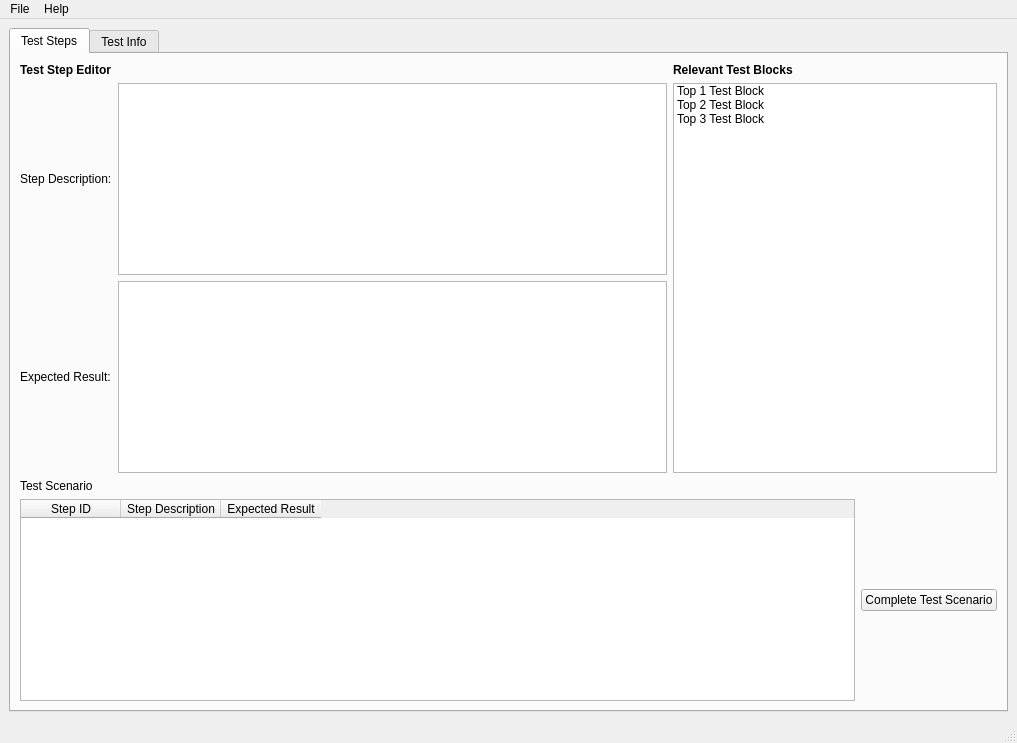
<?xml version="1.0" encoding="UTF-8"?>
<ui version="4.0">
 <class>MainWindow</class>
 <widget class="QMainWindow" name="MainWindow">
  <property name="geometry">
   <rect>
    <x>0</x>
    <y>0</y>
    <width>1017</width>
    <height>743</height>
   </rect>
  </property>
  <property name="windowTitle">
   <string>Test Scenario Automation</string>
  </property>
  <widget class="QWidget" name="centralwidget">
   <layout class="QVBoxLayout" name="verticalLayout_2">
    <item>
     <widget class="QTabWidget" name="tabWidget">
      <property name="currentIndex">
       <number>0</number>
      </property>
      <widget class="QWidget" name="testStepsBlocksTab">
       <attribute name="title">
        <string>Test Steps</string>
       </attribute>
       <layout class="QVBoxLayout" name="verticalLayout_9">
        <item>
         <layout class="QHBoxLayout" name="horizontalLayout_3" stretch="2,1">
          <property name="sizeConstraint">
           <enum>QLayout::SetDefaultConstraint</enum>
          </property>
          <item>
           <layout class="QGridLayout" name="gridLayout">
            <property name="sizeConstraint">
             <enum>QLayout::SetMinAndMaxSize</enum>
            </property>
            <item row="1" column="0">
             <widget class="QLabel" name="label">
              <property name="text">
               <string>Step Description:</string>
              </property>
             </widget>
            </item>
            <item row="2" column="0">
             <widget class="QLabel" name="label_2">
              <property name="text">
               <string>Expected Result:</string>
              </property>
             </widget>
            </item>
            <item row="2" column="1">
             <widget class="QPlainTextEdit" name="plainTextEdit_2"/>
            </item>
            <item row="0" column="0">
             <widget class="QLabel" name="label_4">
              <property name="font">
               <font>
                <weight>75</weight>
                <bold>true</bold>
               </font>
              </property>
              <property name="text">
               <string>Test Step Editor</string>
              </property>
             </widget>
            </item>
            <item row="1" column="1">
             <widget class="QPlainTextEdit" name="plainTextEdit"/>
            </item>
           </layout>
          </item>
          <item>
           <layout class="QVBoxLayout" name="relevantTestBlocksVerticalLayout">
            <property name="sizeConstraint">
             <enum>QLayout::SetMinimumSize</enum>
            </property>
            <item>
             <widget class="QLabel" name="label_3">
              <property name="font">
               <font>
                <weight>75</weight>
                <bold>true</bold>
               </font>
              </property>
              <property name="text">
               <string>Relevant Test Blocks</string>
              </property>
             </widget>
            </item>
            <item>
             <widget class="QListWidget" name="listWidget">
              <item>
               <property name="text">
                <string>Top 1 Test Block</string>
               </property>
              </item>
              <item>
               <property name="text">
                <string>Top 2 Test Block</string>
               </property>
              </item>
              <item>
               <property name="text">
                <string>Top 3 Test Block</string>
               </property>
              </item>
             </widget>
            </item>
           </layout>
          </item>
         </layout>
        </item>
        <item>
         <layout class="QVBoxLayout" name="verticalLayout_8">
          <item>
           <widget class="QLabel" name="label_5">
            <property name="text">
             <string>Test Scenario</string>
            </property>
           </widget>
          </item>
          <item>
           <layout class="QHBoxLayout" name="horizontalLayout">
            <item>
             <widget class="QTableWidget" name="tableWidget_2">
              <attribute name="horizontalHeaderVisible">
               <bool>true</bool>
              </attribute>
              <attribute name="horizontalHeaderCascadingSectionResizes">
               <bool>true</bool>
              </attribute>
              <attribute name="horizontalHeaderDefaultSectionSize">
               <number>100</number>
              </attribute>
              <attribute name="horizontalHeaderHighlightSections">
               <bool>false</bool>
              </attribute>
              <attribute name="horizontalHeaderMinimumSectionSize">
               <number>68</number>
              </attribute>
              <attribute name="horizontalHeaderShowSortIndicator" stdset="0">
               <bool>false</bool>
              </attribute>
              <attribute name="horizontalHeaderStretchLastSection">
               <bool>false</bool>
              </attribute>
              <column>
               <property name="text">
                <string>Step ID</string>
               </property>
              </column>
              <column>
               <property name="text">
                <string>Step Description</string>
               </property>
              </column>
              <column>
               <property name="text">
                <string>Expected Result</string>
               </property>
              </column>
             </widget>
            </item>
            <item>
             <widget class="QPushButton" name="pushButton_2">
              <property name="text">
               <string>Complete Test Scenario</string>
              </property>
             </widget>
            </item>
           </layout>
          </item>
         </layout>
        </item>
       </layout>
      </widget>
      <widget class="QWidget" name="testInfoReqsTab">
       <attribute name="title">
        <string>Test Info</string>
       </attribute>
       <layout class="QVBoxLayout" name="verticalLayout_7">
        <item>
         <layout class="QVBoxLayout" name="verticalLayout_4">
          <item>
           <layout class="QVBoxLayout" name="verticalLayout_5">
            <item>
             <widget class="QLabel" name="label_8">
              <property name="text">
               <string>Test Scenario Information</string>
              </property>
             </widget>
            </item>
            <item>
             <layout class="QFormLayout" name="formLayout_2">
              <property name="fieldGrowthPolicy">
               <enum>QFormLayout::AllNonFixedFieldsGrow</enum>
              </property>
              <item row="0" column="0">
               <widget class="QLabel" name="testIDLabel_2">
                <property name="text">
                 <string>ID</string>
                </property>
               </widget>
              </item>
              <item row="0" column="1">
               <widget class="QLineEdit" name="testIDLineEdit_2"/>
              </item>
              <item row="1" column="0">
               <widget class="QLabel" name="testDescriptionLabel_2">
                <property name="text">
                 <string>Title</string>
                </property>
               </widget>
              </item>
              <item row="1" column="1">
               <widget class="QLineEdit" name="testTitleLineEdit_2"/>
              </item>
              <item row="2" column="0">
               <widget class="QLabel" name="testTitleLabel_2">
                <property name="text">
                 <string>Description</string>
                </property>
               </widget>
              </item>
              <item row="2" column="1">
               <widget class="QPlainTextEdit" name="testDescriptionTextEdit_2"/>
              </item>
             </layout>
            </item>
           </layout>
          </item>
          <item>
           <widget class="QLabel" name="label_7">
            <property name="text">
             <string>Recommended Requirements</string>
            </property>
           </widget>
          </item>
          <item>
           <widget class="QListWidget" name="listWidget_4">
            <item>
             <property name="text">
              <string>Top Req 1 </string>
             </property>
            </item>
            <item>
             <property name="text">
              <string>Top Req 2</string>
             </property>
            </item>
            <item>
             <property name="text">
              <string>Top Req 3 </string>
             </property>
            </item>
            <item>
             <property name="text">
              <string>Top Req 4</string>
             </property>
            </item>
            <item>
             <property name="text">
              <string>Top Req 5</string>
             </property>
            </item>
           </widget>
          </item>
         </layout>
        </item>
        <item>
         <layout class="QVBoxLayout" name="verticalLayout_6">
          <item>
           <widget class="QLabel" name="label_9">
            <property name="text">
             <string>Linked Requirements</string>
            </property>
           </widget>
          </item>
          <item>
           <widget class="QTableWidget" name="tableWidget_3">
            <column>
             <property name="text">
              <string>Req ID</string>
             </property>
            </column>
            <column>
             <property name="text">
              <string>Req Description</string>
             </property>
            </column>
           </widget>
          </item>
         </layout>
        </item>
       </layout>
      </widget>
     </widget>
    </item>
   </layout>
  </widget>
  <widget class="QStatusBar" name="statusbar"/>
  <widget class="QMenuBar" name="menubar">
   <property name="geometry">
    <rect>
     <x>0</x>
     <y>0</y>
     <width>1017</width>
     <height>25</height>
    </rect>
   </property>
   <widget class="QMenu" name="menuTest_Steps">
    <property name="title">
     <string>File</string>
    </property>
    <addaction name="actionOpen"/>
    <addaction name="actionSave"/>
    <addaction name="actionExit"/>
   </widget>
   <widget class="QMenu" name="menuHelp">
    <property name="title">
     <string>Help</string>
    </property>
   </widget>
   <addaction name="menuTest_Steps"/>
   <addaction name="menuHelp"/>
  </widget>
  <action name="actionSave">
   <property name="text">
    <string>Save</string>
   </property>
  </action>
  <action name="actionExit">
   <property name="text">
    <string>Exit</string>
   </property>
  </action>
  <action name="actionOpen">
   <property name="text">
    <string>Open</string>
   </property>
  </action>
  <action name="actionNew">
   <property name="text">
    <string>New</string>
   </property>
  </action>
 </widget>
 <resources/>
 <connections/>
</ui>
